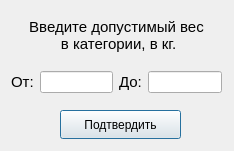
<?xml version="1.0" encoding="UTF-8"?>
<ui version="4.0">
 <class>Weight</class>
 <widget class="QDialog" name="Weight">
  <property name="geometry">
   <rect>
    <x>0</x>
    <y>0</y>
    <width>234</width>
    <height>151</height>
   </rect>
  </property>
  <property name="windowTitle">
   <string>Dialog</string>
  </property>
  <widget class="QPushButton" name="pushButton_confirm">
   <property name="geometry">
    <rect>
     <x>60</x>
     <y>110</y>
     <width>121</width>
     <height>29</height>
    </rect>
   </property>
   <property name="text">
    <string>Подтвердить</string>
   </property>
  </widget>
  <widget class="QLabel" name="label">
   <property name="geometry">
    <rect>
     <x>11</x>
     <y>11</y>
     <width>211</width>
     <height>48</height>
    </rect>
   </property>
   <property name="font">
    <font>
     <pointsize>11</pointsize>
    </font>
   </property>
   <property name="text">
    <string>Введите допустимый вес
 в категории, в кг.</string>
   </property>
   <property name="alignment">
    <set>Qt::AlignCenter</set>
   </property>
  </widget>
  <widget class="QWidget" name="">
   <property name="geometry">
    <rect>
     <x>11</x>
     <y>66</y>
     <width>211</width>
     <height>32</height>
    </rect>
   </property>
   <layout class="QHBoxLayout" name="horizontalLayout_3">
    <item>
     <layout class="QHBoxLayout" name="horizontalLayout_2">
      <item>
       <widget class="QLabel" name="label_2">
        <property name="font">
         <font>
          <pointsize>11</pointsize>
         </font>
        </property>
        <property name="text">
         <string>От:</string>
        </property>
       </widget>
      </item>
      <item>
       <widget class="QLineEdit" name="lineEdit_begin"/>
      </item>
     </layout>
    </item>
    <item>
     <layout class="QHBoxLayout" name="horizontalLayout">
      <item>
       <widget class="QLabel" name="label_5">
        <property name="font">
         <font>
          <pointsize>11</pointsize>
         </font>
        </property>
        <property name="text">
         <string>До:</string>
        </property>
       </widget>
      </item>
      <item>
       <widget class="QLineEdit" name="lineEdit_end"/>
      </item>
     </layout>
    </item>
   </layout>
  </widget>
 </widget>
 <resources/>
 <connections/>
</ui>
